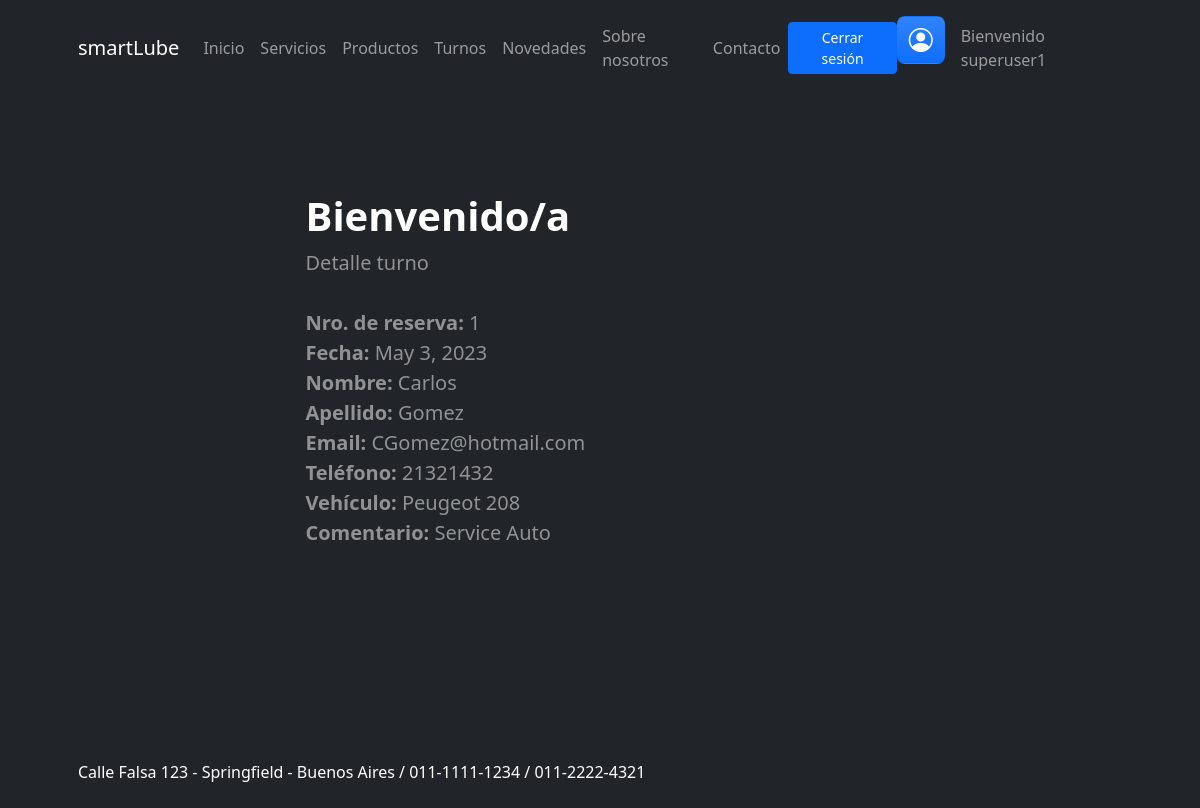
The page /registro_autos/detalleturno/1 (signed in) on the database its author committed.
### registro_autos/models.py (models this page shows, shortened)
class Turno(models.Model):
    fecha = models.DateField()
    nombre = models.CharField(max_length=50)
    apellido = models.CharField(max_length=50)
    email = models.EmailField(max_length=254)
    telefono = models.IntegerField()
    vehiculo = models.CharField(max_length=50)
    comentario = models.CharField(max_length=50)

### registro_autos/views.py (the view)
# urls.py: path('detalleturno/<pk>', DetalleTurno.as_view(), name="detalleturno"),
class DetalleTurno(DetailView):
    model = Turno
    template_name = 'userTurnoDetail.html'
    context_object_name = 'turno'

### registro_autos/templates/userTurnoDetail.html
{% extends 'marco.html' %}
{% load static %}
{% block contenidoQueCambia %}
            <header class="bg-dark py-5" style="height: 80vh; margin: 0;">
                <div class="container px-5">
                    <div class="row gx-5 align-items-center justify-content-center">
                        <div class="col-lg-8 col-xl-7 col-xxl-6">
                            <div class="my-5 text-center text-xl-start">
                                <h1 class="display-6 fw-bolder text-white mb-2">Bienvenido/a</h1>
                                <p class="lead fw-normal text-white-50 mb-4">Detalle turno<br><br>
                                <strong>Nro. de reserva:</strong> {{ turno.id }}<br>
                                <strong>Fecha:</strong> {{ turno.fecha }}<br>
                                <strong>Nombre:</strong> {{ turno.nombre }}<br>
                                <strong>Apellido:</strong> {{ turno.apellido }}<br>
                                <strong>Email:</strong> {{ turno.email }}<br>
                                <strong>Teléfono:</strong> {{ turno.telefono }}<br>
                                <strong>Vehículo:</strong> {{ turno.vehiculo }}<br>
                                <strong>Comentario:</strong> {{ turno.comentario }}<br>
                            </div>
                        </div>
                    </div>
                </div>
            </header>
{% endblock contenidoQueCambia %}

### registro_autos/templates/marco.html (shortened to what this page needs)
<!DOCTYPE html>
<html lang="en">
    <head>
        {% load static %}
        <link href="https://cdn.jsdelivr.net/npm/bootstrap-icons@1.5.0/font/bootstrap-icons.css" rel="stylesheet" />
        <link href="{% static 'css/styles.css' %}" rel="stylesheet" />
    </head>
    <body class="d-flex flex-column h-100">
        <main class="flex-shrink-0">
            <nav class="navbar navbar-expand-lg navbar-dark bg-dark">
                <div class="container px-5">
                    <a class="navbar-brand"> smartLube</a>
                    <div class="collapse navbar-collapse" id="navbarSupportedContent">
                        <ul class="navbar-nav ms-auto mb-2 mb-lg-0">
                            <li class="nav-item"><a class="nav-link" href="{% url 'inicio' %}">Inicio</a></li>
                            <li class="nav-item"><a class="nav-link" href="{% url 'muestraservicios' %}">Servicios</a></li>
                            <li class="nav-item"><a class="nav-link" href="{% url 'muestraproductos' %}">Productos</a></li>
                            <li class="nav-item"><a class="nav-link" href="{% url 'reservaturno' %}">Turnos</a></li>
                            <li class="nav-item"><a class="nav-link" href="{% url 'muestranovedades' %}">Novedades</a></li>
                            <li class="nav-item"><a class="nav-link" href="{% url 'nosotros' %}">Sobre nosotros</a></li>
                            <li class="nav-item"><a class="nav-link" href="{% url 'muestracontacto' %}">Contacto</a></li>
                            {% if user.is_authenticated %}
                                <a class="btn btn-primary btn-sm px-3 me-sm-6 d-flex align-items-center justify-content-center" href="{% url 'logout' %}">Cerrar sesión</a>
                                <a class="btn feature bg-primary bg-gradient text-white rounded-3 mb-3" href="{% url 'vistauser' %}" aria-label="Iniciar">
                                    <i class="bi bi-person-circle"></i>
                                </a>
                            {% else %}
                                <a class="btn btn-primary btn-sm px-3 me-sm-6 d-flex align-items-center justify-content-center" href="{% url 'login' %}">Iniciar sesión</a>
                                <a class="btn feature bg-primary bg-gradient text-white rounded-3 mb-3" href="{% url 'login' %}" aria-label="Iniciar">
                                    <i class="bi bi-person-circle"></i>
                                </a>
                            {% endif %}
                            {% if user.is_authenticated %}
                                <li class="nav-link"><a class="nav-link">Bienvenido {{user.username}}</a></li>
                            {% endif %}
                        </ul>
                    </div>
                </div>
            </nav>
            {% block contenidoQueCambia %}
            {% endblock contenidoQueCambia %}
        <footer class="bg-dark py-4 mt-auto">
            <div class="container px-5">
                <div class="row align-items-center justify-content-between flex-column flex-sm-row">
                    <div class="col-auto"><div class="Medium m-0 text-white">Calle Falsa 123 - Springfield - Buenos Aires / 011-1111-1234 / 011-2222-4321</div></div>
                    </div>
                </div>
        </footer>
    </body>
</html>

### rows shown on the page
Turno: id "1", fecha "May 3, 2023", nombre "Carlos", apellido "Gomez", email "CGomez@hotmail.com", telefono "21321432", vehiculo "Peugeot 208", comentario "Service Auto"

### other values the page prints
{{ user.username }} "superuser1"
